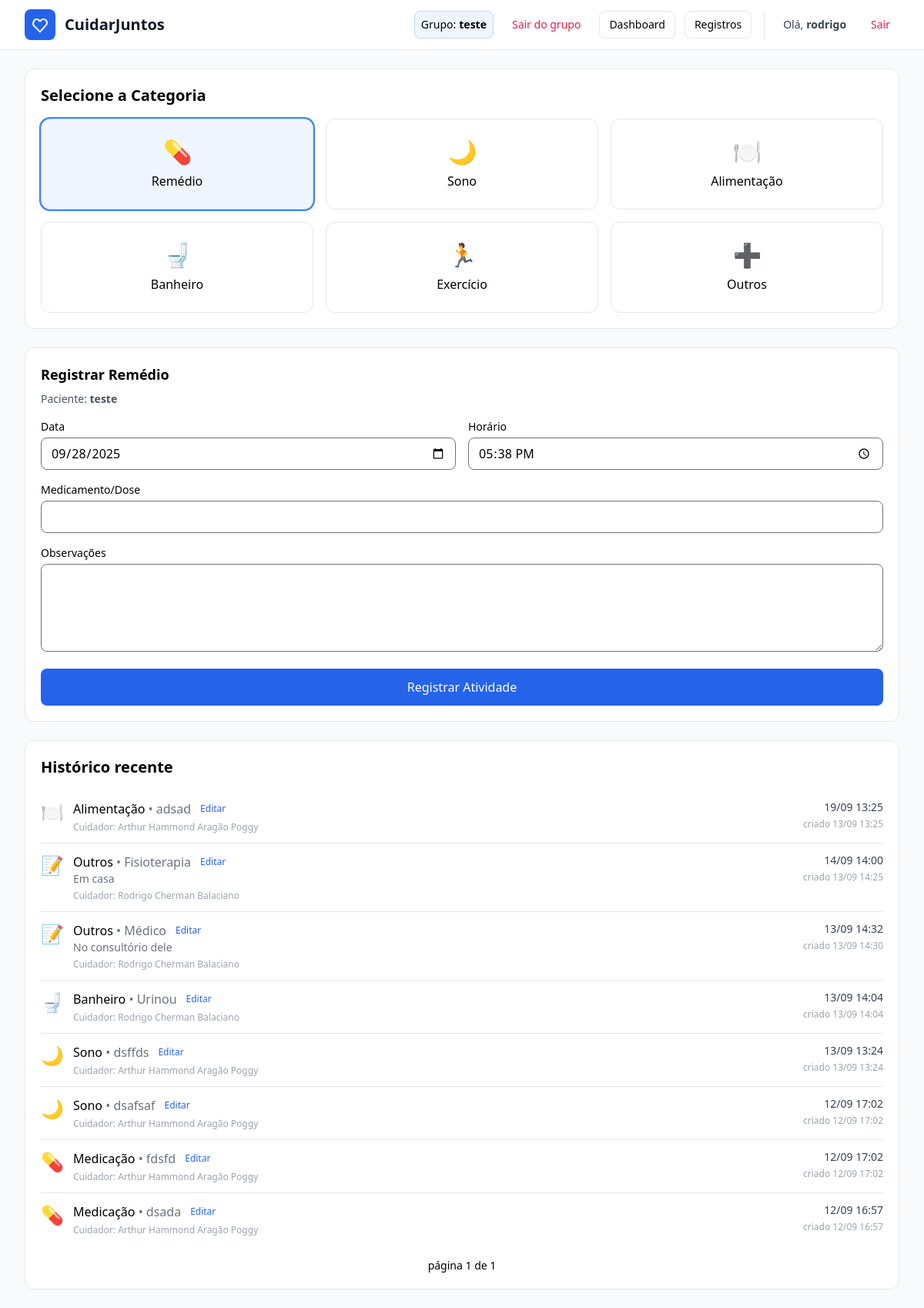
The app's page /care/records/new/?page=2 (signed in), older data.
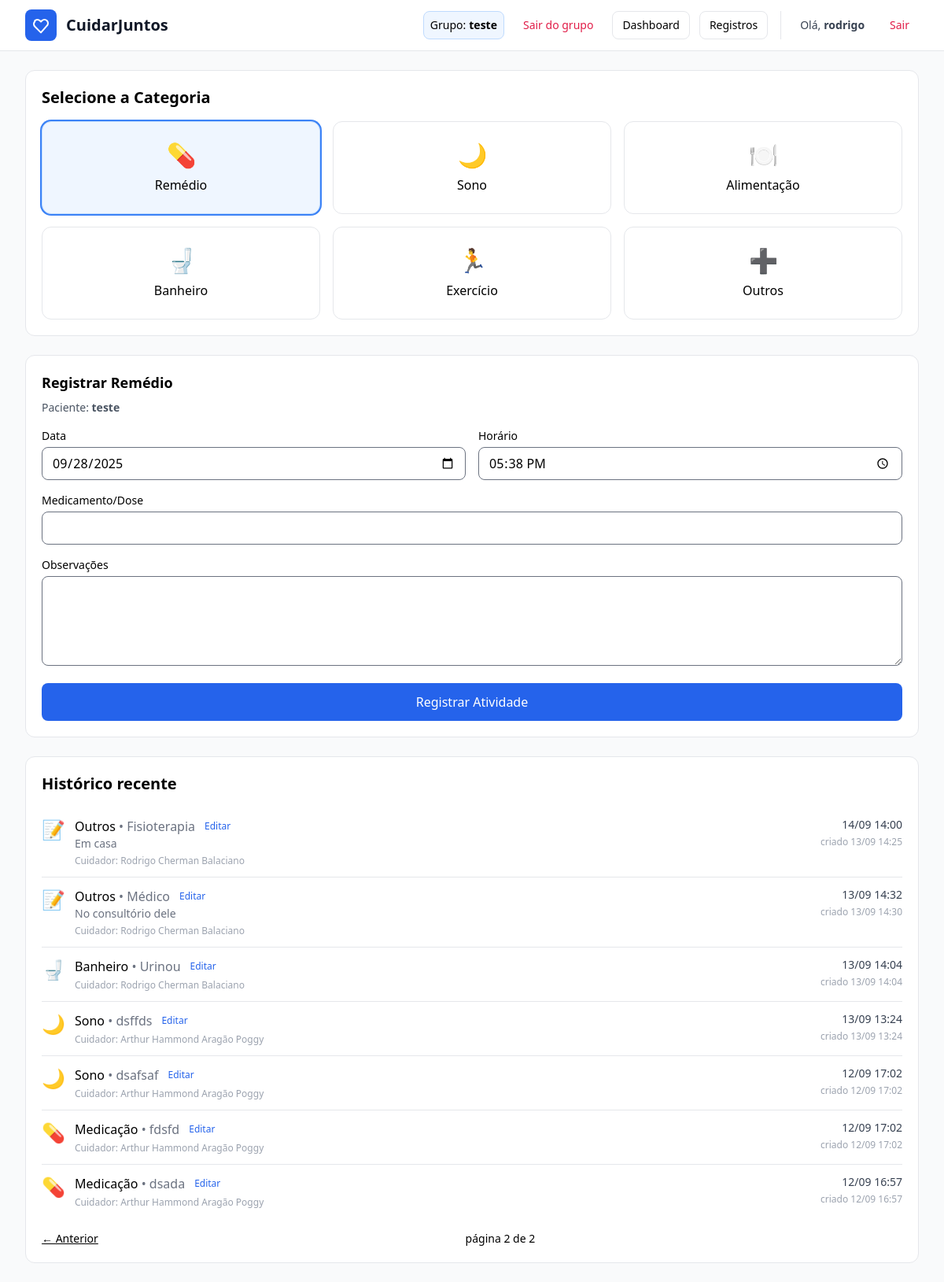
The same page, newer data.
### care/models.py (models this page shows, shortened)
class CareRecord(models.Model):
    class Type(models.TextChoices):
        MEDICATION = "medication", "Medicação"
        MEAL       = "meal",       "Alimentação"
        VITAL      = "vital",      "Sinais Vitais"
        ACTIVITY   = "activity",   "Atividade"
        SLEEP      = "sleep",      "Sono"
        BATHROOM   = "bathroom",   "Banheiro"
        OTHER      = "other",      "Outros"
    class Status(models.TextChoices):
        PENDING = "pending", "Pendente"
        DONE    = "done",    "Realizada"
        MISSED  = "missed",  "Não realizado"
    patient     = models.ForeignKey(Patient, on_delete=models.CASCADE, related_name="records")
    caregiver   = models.CharField("Cuidador", max_length=120)
    type        = models.CharField("Tipo", max_length=20, choices=Type.choices, default=Type.MEDICATION)
    what        = models.CharField("O que", max_length=200)
    description = models.TextField("Descrição", blank=True)
    date        = models.DateField("Data", db_index=True)
    time        = models.TimeField("Hora")
    timestamp   = models.DateTimeField("Criado em", auto_now_add=True)
    created_by  = models.ForeignKey(
        User, on_delete=models.CASCADE, related_name="care_records",
        null=True, blank=True, db_index=True
    )
    status = models.CharField("Status", max_length=10, choices=Status.choices, default=Status.PENDING, db_index=True)
    class Meta:
        ordering = ["-date", "-time"]
        indexes = [models.Index(fields=["patient", "date"])]

### care/views.py (the view, shortened to what this page needs)
# urls.py: path("records/new/", RecordCreate.as_view(), name="record-create"),
class RecordCreate(OwnObjectsMixin, CreateView):
    model = CareRecord
    form_class = CareRecordForm
    template_name = "care/record_quick.html"
    def _selected_category(self):
        cat = self.request.GET.get("category") or self.request.POST.get("type")
        return cat if cat in dict(CareRecord.Type.choices) else CareRecord.Type.MEDICATION
    def get_initial(self):
        initial = super().get_initial().copy()
        initial.setdefault("date", timezone.localdate())
        initial.setdefault("time", timezone.localtime().strftime("%H:%M"))
        initial.setdefault("type", self._selected_category())
        grp = getattr(self.request.user, "group_membership", None)
        if grp and getattr(grp, "group", None) and getattr(grp.group, "patient_id", None):
            initial.setdefault("patient", grp.group.patient_id)
        return initial
    def get_form(self, form_class=None):
        form = super().get_form(form_class)
        grp = getattr(self.request.user, "group_membership", None)
        if grp and getattr(grp, "group", None) and getattr(grp.group, "patient_id", None):
            pid = grp.group.patient_id
            form.fields["patient"].queryset = Patient.objects.filter(pk=pid)
            form.fields["patient"].initial = pid
        else:
            form.fields["patient"].queryset = Patient.objects.none()
        form.fields["patient"].widget = forms.HiddenInput()
        if "type" in form.fields:
            form.fields["type"].widget = forms.HiddenInput()
            form.initial["type"] = self._selected_category()
        return form
    def get_context_data(self, **kwargs):
        ctx = super().get_context_data(**kwargs)
        selected = self._selected_category()
        ctx["categories"] = CATEGORY_CHOICES_UI  # se preferir: CareRecord.Type.choices
        ctx["selected_category"] = selected
        grp = getattr(self.request.user, "group_membership", None)
        patient = grp.group.patient if (grp and getattr(grp, "group", None)) else None
        ctx["current_patient"] = patient
        if patient:
            recent_qs = CareRecord.objects.filter(patient=patient).select_related("patient")
            ctx["recent"] = Paginator(recent_qs, 15).get_page(self.request.GET.get("page"))
        else:
            ctx["recent"] = None
        return ctx

### care/context_processors.py (called while the page is built)
def current_group(request):
    if not request.user.is_authenticated:
        return {"current_group": None, "current_group_membership": None}
    try:
        gm = GroupMembership.objects.select_related("group").get(user=request.user)
        return {"current_group": gm.group, "current_group_membership": gm}
    except GroupMembership.DoesNotExist:
        return {"current_group": None, "current_group_membership": None}

### templates/care/record_quick.html (shortened to what the changed rows need)
{% extends "base.html" %}
{% load static %}
{% block content %}
<div class="bg-white border rounded-xl p-5 mb-6">
  <h2 class="text-xl font-semibold mb-4">Selecione a Categoria</h2>
  <div class="grid grid-cols-1 sm:grid-cols-2 lg:grid-cols-3 gap-4">
    {% for value,label in categories %}
      <a href="{% url 'care:record-create' %}?category={{ value }}"
         class="rounded-xl border p-6 text-center transition
                {% if selected_category == value %} ring-2 ring-blue-500 bg-blue-50 border-blue-200 {% else %} hover:bg-gray-50 {% endif %}">
        <div class="text-3xl mb-2">
          {% if value == 'medication' %}💊{% elif value == 'sleep' %}🌙
          {% elif value == 'meal' %}🍽️{% elif value == 'bathroom' %}🚽
          {% elif value == 'activity' %}🏃{% else %}➕{% endif %}
        </div>
        <div class="font-medium">{{ label }}</div>
      </a>
    {% endfor %}
  </div>
</div>
<div class="bg-white border rounded-xl p-5">
  <h3 class="text-lg font-semibold mb-2">
    Registrar {% for v,l in categories %}{% if v == selected_category %}{{ l }}{% endif %}{% endfor %}
  </h3>
  {% if current_patient %}
    <p class="text-sm text-gray-600 mb-4">Paciente: <strong>{{ current_patient.name }}</strong></p>
  {% endif %}
  <form method="post" class="space-y-4" id="record-form">
    <div class="grid grid-cols-1 sm:grid-cols-2 gap-4">
    </div>
    {% if selected_category == 'sleep' %}
      <div class="mt-2">
        <label class="block text-sm mb-2">Status do sono</label>
        {% if form.sleep_event %}
          {{ form.sleep_event.errors }}
          <ul class="flex gap-3">
            {% for rb in form.sleep_event %}
              <li>
                <label class="inline-flex items-center gap-2 rounded-lg border px-3 py-2 cursor-pointer hover:bg-gray-50">
                  {{ rb.tag }}
                  <span>{{ rb.choice_label|title }}</span>
                </label>
              </li>
            {% endfor %}
          </ul>
          <div class="hidden">{{ form.what }}</div>
        {% else %}
          <div class="flex gap-3">
            <label class="inline-flex items-center gap-2 rounded-lg border px-3 py-2 cursor-pointer hover:bg-gray-50">
              <input type="radio" name="sleep_event" value="Dormiu">
              <span>Dormiu</span>
            </label>
            <label class="inline-flex items-center gap-2 rounded-lg border px-3 py-2 cursor-pointer hover:bg-gray-50">
              <input type="radio" name="sleep_event" value="Acordou">
              <span>Acordou</span>
            </label>
          </div>
          <div class="hidden">
            {{ form.what }}
          </div>
          {{ form.what.errors }}
        {% endif %}
      </div>
    {% else %}
      <div class="mt-2">
      </div>
    {% endif %}
    <div>
    </div>
    <button class="w-full bg-blue-600 text-white rounded-lg py-3 font-medium hover:bg-blue-700">
    </button>
  </form>
</div>
<div id="history" class="bg-white border rounded-xl p-5 mt-6">
  <h2 class="text-xl font-semibold mb-4">Histórico recente</h2>
  {% if recent and recent.paginator.count %}
    <ol class="divide-y">
      {% for r in recent %}
        <li class="py-3 flex items-start justify-between gap-6">
          <div class="flex items-start gap-3">
            <span class="text-2xl">
              {% if r.type == 'medication' %}💊{% elif r.type == 'sleep' %}🌙
              {% elif r.type == 'meal' %}🍽️{% elif r.type == 'bathroom' %}🚽
              {% elif r.type == 'activity' %}🏃{% elif r.type == 'vital' %}❤️{% else %}📝{% endif %}
            </span>
            <div>
              <div class="flex items-center gap-3">
                <div class="font-medium">
                  {{ r.get_type_display }}
                  {% if r.what %}<span class="text-gray-500">• {{ r.what }}</span>{% endif %}
                </div>
                <a href="{% url 'care:record-update' r.pk %}" class="text-xs text-blue-600 hover:underline">Editar</a>
              </div>
              {% if r.description %}
                <div class="text-gray-500 text-sm line-clamp-2">{{ r.description }}</div>
              {% endif %}
              {% if r.caregiver %}
                <div class="text-xs text-gray-400 mt-1">Cuidador: {{ r.caregiver }}</div>
              {% endif %}
            </div>
          </div>
          <div class="text-right shrink-0">
            <div class="text-sm text-gray-700">
              {{ r.date|date:'d/m' }} {{ r.time|time:'H:i' }}
            </div>
            {% if r.timestamp %}
              <div class="text-xs text-gray-400 mt-1">
                criado {{ r.timestamp|date:'d/m H:i' }}
              </div>
            {% endif %}
          </div>
        </li>
      {% endfor %}
    </ol>
    <div class="mt-4 flex items-center justify-between text-sm">
      <div>
        {% if recent.has_previous %}
          <a class="underline" href="?page={{ recent.previous_page_number }}">← Anterior</a>
        {% endif %}
      </div>
      <div>página {{ recent.number }} de {{ recent.paginator.num_pages }}</div>
    </div>
  {% else %}
    <p class="text-gray-500">Nenhum registro ainda.</p>
  {% endif %}
</div>
{% endblock %}

Row changes from the older to the newer data that the page shows:
no longer on this page (row edited): CareRecord: type "Alimentação", what "adsad", caregiver "Arthur Hammond Aragão Poggy", date "19/09", time "13:25", timestamp "13/09 13:25"
Text that changed along with them:
{{ recent.number }}: "1" → "2"
{{ recent.paginator.num_pages }}: "1" → "2"
text now shown: "← Anterior"
